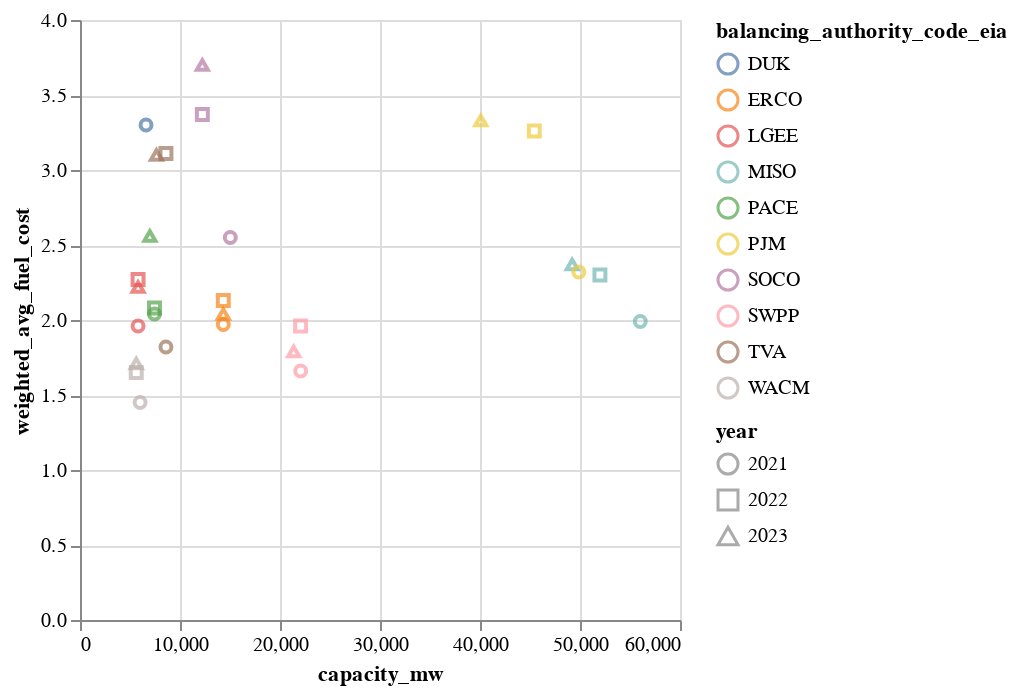

The cell this chart's notebook holds for it:
### Code cell
alt.Chart(yearly_coal_data_btu.query("capacity_mw >= 5000")).mark_point().encode(
    x="capacity_mw",
    y="weighted_avg_fuel_cost",
    shape="year:N",
    color="balancing_authority_code_eia",
    tooltip=["balancing_authority_code_eia", "year", "fraction_gen_null_fuel_cost", "weighted_avg_fuel_cost"]
)

### Figure 1 — Vega-Lite specification as saved in the notebook (floating-point values rounded to 4 significant figures)
{"config": {"view": {"continuousWidth": 300, "continuousHeight": 300}}, "data": {"name": "data-fa26d1f1bb74b9ec95829295f07afd64"}, "mark": {"type": "point"}, "encoding": {"color": {"field": "balancing_authority_code_eia", "type": "nominal"}, "shape": {"field": "year", "type": "nominal"}, "tooltip": [{"field": "balancing_authority_code_eia", "type": "nominal"}, {"field": "year", "type": "quantitative"}, {"field": "fraction_gen_null_fuel_cost", "type": "quantitative"}, {"field": "weighted_avg_fuel_cost", "type": "quantitative"}], "x": {"field": "capacity_mw", "type": "quantitative"}, "y": {"field": "weighted_avg_fuel_cost", "type": "quantitative"}}, "$schema": "https://vega.github.io/schema/vega-lite/v5.20.1.json", "datasets": {"data-fa26d1f1bb74b9ec95829295f07afd64": [{"balancing_authority_code_eia": "SWPP", "year": 2021, "capacity_mw": 22064, "net_generation_mwh": 91995342, "fraction_cap_null_fuel_cost": 0.0, "fraction_gen_null_fuel_cost": 0.0, "weighted_avg_fuel_cost": 1.66}, {"balancing_authority_code_eia": "LGEE", "year": 2023, "capacity_mw": 5807, "net_generation_mwh": 25181897, "fraction_cap_null_fuel_cost": 0.0, "fraction_gen_null_fuel_cost": 0.0, "weighted_avg_fuel_cost": 2.22}, {"balancing_authority_code_eia": "SWPP", "year": 2022, "capacity_mw": 22059, "net_generation_mwh": 92427573, "fraction_cap_null_fuel_cost": 0.0, "fraction_gen_null_fuel_cost": 0.0, "weighted_avg_fuel_cost": 1.96}, {"balancing_authority_code_eia": "SOCO", "year": 2023, "capacity_mw": 12235, "net_generation_mwh": 38003602, "fraction_cap_null_fuel_cost": 0.0, "fraction_gen_null_fuel_cost": 0.0, "weighted_avg_fuel_cost": 3.7}, {"balancing_authority_code_eia": "DUK", "year": 2021, "capacity_mw": 6604, "net_generation_mwh": 20803166, "fraction_cap_null_fuel_cost": 0.0, "fraction_gen_null_fuel_cost": 0.0, "weighted_avg_fuel_cost": 3.3}, {"balancing_authority_code_eia": "SWPP", "year": 2023, "capacity_mw": 21367, "net_generation_mwh": 71710749, "fraction_cap_null_fuel_cost": 0.0, "fraction_gen_null_fuel_cost": 0.0, "weighted_avg_fuel_cost": 1.79}, {"balancing_authority_code_eia": "LGEE", "year": 2021, "capacity_mw": 5807, "net_generation_mwh": 27156386, "fraction_cap_null_fuel_cost": 0.0, "fraction_gen_null_fuel_cost": 0.0, "weighted_avg_fuel_cost": 1.96}, {"balancing_authority_code_eia": "LGEE", "year": 2022, "capacity_mw": 5807, "net_generation_mwh": 26744459, "fraction_cap_null_fuel_cost": 0.0, "fraction_gen_null_fuel_cost": 0.0, "weighted_avg_fuel_cost": 2.27}, {"balancing_authority_code_eia": "SOCO", "year": 2022, "capacity_mw": 12235, "net_generation_mwh": 46066967, "fraction_cap_null_fuel_cost": 0.0, "fraction_gen_null_fuel_cost": 0.0, "weighted_avg_fuel_cost": 3.37}, {"balancing_authority_code_eia": "SOCO", "year": 2021, "capacity_mw": 15030, "net_generation_mwh": 49509191, "fraction_cap_null_fuel_cost": 0.0, "fraction_gen_null_fuel_cost": 0.0, "weighted_avg_fuel_cost": 2.55}, {"balancing_authority_code_eia": "PACE", "year": 2022, "capacity_mw": 7447, "net_generation_mwh": 35489020, "fraction_cap_null_fuel_cost": 0.02, "fraction_gen_null_fuel_cost": 0.02, "weighted_avg_fuel_cost": 2.08}, {"balancing_authority_code_eia": "WACM", "year": 2022, "capacity_mw": 5625, "net_generation_mwh": 28601308, "fraction_cap_null_fuel_cost": 0.02, "fraction_gen_null_fuel_cost": 0.02, "weighted_avg_fuel_cost": 1.65}, {"balancing_authority_code_eia": "WACM", "year": 2021, "capacity_mw": 6008, "net_generation_mwh": 30494217, "fraction_cap_null_fuel_cost": 0.01, "fraction_gen_null_fuel_cost": 0.02, "weighted_avg_fuel_cost": 1.45}, {"balancing_authority_code_eia": "PACE", "year": 2021, "capacity_mw": 7447, "net_generation_mwh": 37427121, "fraction_cap_null_fuel_cost": 0.02, "fraction_gen_null_fuel_cost": 0.02, "weighted_avg_fuel_cost": 2.04}, {"balancing_authority_code_eia": "WACM", "year": 2023, "capacity_mw": 5625, "net_generation_mwh": 27478559, "fraction_cap_null_fuel_cost": 0.02, "fraction_gen_null_fuel_cost": 0.02, "weighted_avg_fuel_cost": 1.71}, {"balancing_authority_code_eia": "PACE", "year": 2023, "capacity_mw": 6988, "net_generation_mwh": 26989827, "fraction_cap_null_fuel_cost": 0.02, "fraction_gen_null_fuel_cost": 0.03, "weighted_avg_fuel_cost": 2.56}, {"balancing_authority_code_eia": "MISO", "year": 2022, "capacity_mw": 51992, "net_generation_mwh": 218116502, "fraction_cap_null_fuel_cost": 0.12, "fraction_gen_null_fuel_cost": 0.14, "weighted_avg_fuel_cost": 2.3}, {"balancing_authority_code_eia": "MISO", "year": 2021, "capacity_mw": 56030, "net_generation_mwh": 245529656, "fraction_cap_null_fuel_cost": 0.16, "fraction_gen_null_fuel_cost": 0.19, "weighted_avg_fuel_cost": 1.99}, {"balancing_authority_code_eia": "MISO", "year": 2023, "capacity_mw": 49219, "net_generation_mwh": 181774743, "fraction_cap_null_fuel_cost": 0.18, "fraction_gen_null_fuel_cost": 0.21, "weighted_avg_fuel_cost": 2.37}, {"balancing_authority_code_eia": "TVA", "year": 2021, "capacity_mw": 8594, "net_generation_mwh": 26692823, "fraction_cap_null_fuel_cost": 0.21, "fraction_gen_null_fuel_cost": 0.25, "weighted_avg_fuel_cost": 1.82}, {"balancing_authority_code_eia": "TVA", "year": 2023, "capacity_mw": 7644, "net_generation_mwh": 22001997, "fraction_cap_null_fuel_cost": 0.23, "fraction_gen_null_fuel_cost": 0.28, "weighted_avg_fuel_cost": 3.1}, {"balancing_authority_code_eia": "TVA", "year": 2022, "capacity_mw": 8594, "net_generation_mwh": 24530985, "fraction_cap_null_fuel_cost": 0.21, "fraction_gen_null_fuel_cost": 0.29, "weighted_avg_fuel_cost": 3.11}, {"balancing_authority_code_eia": "PJM", "year": 2023, "capacity_mw": 40080, "net_generation_mwh": 112551109, "fraction_cap_null_fuel_cost": 0.46, "fraction_gen_null_fuel_cost": 0.43, "weighted_avg_fuel_cost": 3.33}, {"balancing_authority_code_eia": "PJM", "year": 2022, "capacity_mw": 45431, "net_generation_mwh": 151310036, "fraction_cap_null_fuel_cost": 0.46, "fraction_gen_null_fuel_cost": 0.48, "weighted_avg_fuel_cost": 3.26}, {"balancing_authority_code_eia": "PJM", "year": 2021, "capacity_mw": 49885, "net_generation_mwh": 169294027, "fraction_cap_null_fuel_cost": 0.57, "fraction_gen_null_fuel_cost": 0.55, "weighted_avg_fuel_cost": 2.32}, {"balancing_authority_code_eia": "ERCO", "year": 2021, "capacity_mw": 14330, "net_generation_mwh": 76471999, "fraction_cap_null_fuel_cost": 0.75, "fraction_gen_null_fuel_cost": 0.74, "weighted_avg_fuel_cost": 1.97}, {"balancing_authority_code_eia": "ERCO", "year": 2022, "capacity_mw": 14330, "net_generation_mwh": 72976251, "fraction_cap_null_fuel_cost": 0.75, "fraction_gen_null_fuel_cost": 0.74, "weighted_avg_fuel_cost": 2.13}, {"balancing_authority_code_eia": "ERCO", "year": 2023, "capacity_mw": 14330, "net_generation_mwh": 62331147, "fraction_cap_null_fuel_cost": 0.75, "fraction_gen_null_fuel_cost": 0.77, "weighted_avg_fuel_cost": 2.04}]}}
